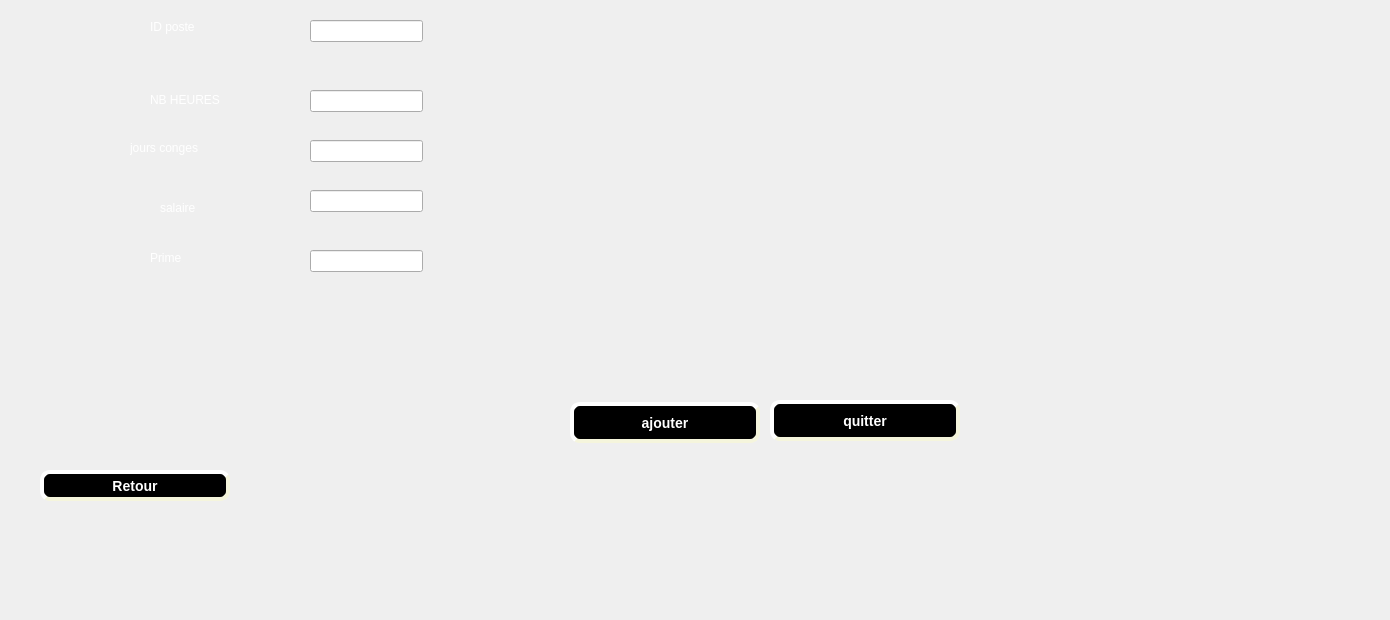
          <widget class="QWidget" name="tab_5">
           <attribute name="title">
            <string>ajouter</string>
           </attribute>
           <widget class="QLabel" name="label_id_2">
            <property name="geometry">
             <rect>
              <x>150</x>
              <y>20</y>
              <width>47</width>
              <height>14</height>
             </rect>
            </property>
            <property name="styleSheet">
             <string notr="true">color: rgb(255, 255, 255);</string>
            </property>
            <property name="text">
             <string>ID poste</string>
            </property>
           </widget>
           <widget class="QLabel" name="label_nom_2">
            <property name="geometry">
             <rect>
              <x>150</x>
              <y>90</y>
              <width>101</width>
              <height>20</height>
             </rect>
            </property>
            <property name="styleSheet">
             <string notr="true">color: rgb(255, 255, 255);</string>
            </property>
            <property name="text">
             <string>NB HEURES</string>
            </property>
           </widget>
           <widget class="QLabel" name="label_datenaissance_2">
            <property name="geometry">
             <rect>
              <x>130</x>
              <y>140</y>
              <width>121</width>
              <height>16</height>
             </rect>
            </property>
            <property name="styleSheet">
             <string notr="true">color: rgb(255, 255, 255);</string>
            </property>
            <property name="text">
             <string>jours conges</string>
            </property>
           </widget>
           <widget class="QLabel" name="ajout_label_2">
            <property name="geometry">
             <rect>
              <x>600</x>
              <y>30</y>
              <width>101</width>
              <height>71</height>
             </rect>
            </property>
            <property name="styleSheet">
             <string notr="true">
image: url(:/new/prefix1/img/ajout.png);</string>
            </property>
            <property name="text">
             <string/>
            </property>
            <property name="alignment">
             <set>Qt::AlignRight|Qt::AlignTrailing|Qt::AlignVCenter</set>
            </property>
           </widget>
           <widget class="QPushButton" name="ajouter_button_2">
            <property name="geometry">
             <rect>
              <x>570</x>
              <y>402</y>
              <width>190</width>
              <height>41</height>
             </rect>
            </property>
            <property name="styleSheet">
             <string notr="true">background-color: rgb(0, 0, 0);
color: rgb(255, 255, 255);
     border-style: outset;
     border-width: 4px;
     border-radius: 10px;
     border-color: beige;
     font: bold 14px;
     min-width: 10em;
     padding: 6px</string>
            </property>
            <property name="text">
             <string>ajouter</string>
            </property>
           </widget>
           <widget class="QLabel" name="label_tel_2">
            <property name="geometry">
             <rect>
              <x>160</x>
              <y>200</y>
              <width>71</width>
              <height>16</height>
             </rect>
            </property>
            <property name="styleSheet">
             <string notr="true">color: rgb(255, 255, 255);</string>
            </property>
            <property name="text">
             <string>salaire</string>
            </property>
           </widget>
           <widget class="QPushButton" name="retour_button_2">
            <property name="geometry">
             <rect>
              <x>40</x>
              <y>470</y>
              <width>190</width>
              <height>31</height>
             </rect>
            </property>
            <property name="styleSheet">
             <string notr="true">background-color: rgb(0, 0, 0);
color: rgb(255, 255, 255);
     border-style: outset;
     border-width: 4px;
     border-radius: 10px;
     border-color: beige;
     font: bold 14px;
     min-width: 10em;
     padding: 6px</string>
            </property>
            <property name="text">
             <string>Retour</string>
            </property>
           </widget>
           <widget class="QLabel" name="label_adresse_2">
            <property name="geometry">
             <rect>
              <x>150</x>
              <y>250</y>
              <width>101</width>
              <height>16</height>
             </rect>
            </property>
            <property name="styleSheet">
             <string notr="true">color: rgb(255, 255, 255);</string>
            </property>
            <property name="text">
             <string>Prime</string>
            </property>
           </widget>
           <widget class="QLineEdit" name="line_nbheures">
            <property name="geometry">
             <rect>
              <x>310</x>
              <y>90</y>
              <width>113</width>
              <height>22</height>
             </rect>
            </property>
            <property name="styleSheet">
             <string notr="true"/>
            </property>
           </widget>
           <widget class="QLineEdit" name="line_idposte">
            <property name="geometry">
             <rect>
              <x>310</x>
              <y>20</y>
              <width>113</width>
              <height>22</height>
             </rect>
            </property>
            <property name="styleSheet">
             <string notr="true"/>
            </property>
           </widget>
           <widget class="QLineEdit" name="linejourconges">
            <property name="geometry">
             <rect>
              <x>310</x>
              <y>140</y>
              <width>113</width>
              <height>22</height>
             </rect>
            </property>
            <property name="styleSheet">
             <string notr="true"/>
            </property>
           </widget>
           <widget class="QLineEdit" name="line_salaire">
            <property name="geometry">
             <rect>
              <x>310</x>
              <y>190</y>
              <width>113</width>
              <height>22</height>
             </rect>
            </property>
            <property name="styleSheet">
             <string notr="true"/>
            </property>
           </widget>
           <widget class="QLineEdit" name="line_prime">
            <property name="geometry">
             <rect>
              <x>310</x>
              <y>250</y>
              <width>113</width>
              <height>22</height>
             </rect>
            </property>
            <property name="styleSheet">
             <string notr="true"/>
            </property>
           </widget>
           <widget class="QPushButton" name="pushButton_4">
            <property name="geometry">
             <rect>
              <x>770</x>
              <y>400</y>
              <width>190</width>
              <height>41</height>
             </rect>
            </property>
            <property name="styleSheet">
             <string notr="true">background-color: rgb(0, 0, 0);
color: rgb(255, 255, 255);
     border-style: outset;
     border-width: 4px;
     border-radius: 10px;
     border-color: beige;
     font: bold 14px;
     min-width: 10em;
     padding: 6px</string>
            </property>
            <property name="text">
             <string>quitter</string>
            </property>
           </widget>
           <widget class="QLabel" name="label_86">
            <property name="geometry">
             <rect>
              <x>-160</x>
              <y>-30</y>
              <width>1381</width>
              <height>611</height>
             </rect>
            </property>
            <property name="text">
             <string/>
            </property>
            <property name="pixmap">
             <pixmap resource="image.qrc">:/panneau-clap-film-fond-rose-pour-equipement-tournage_9555-779.jpg</pixmap>
            </property>
            <property name="scaledContents">
             <bool>true</bool>
            </property>
           </widget>
           <zorder>label_86</zorder>
           <zorder>label_id_2</zorder>
           <zorder>label_nom_2</zorder>
           <zorder>label_datenaissance_2</zorder>
           <zorder>ajout_label_2</zorder>
           <zorder>ajouter_button_2</zorder>
           <zorder>label_tel_2</zorder>
           <zorder>retour_button_2</zorder>
           <zorder>label_adresse_2</zorder>
           <zorder>line_nbheures</zorder>
           <zorder>line_idposte</zorder>
           <zorder>linejourconges</zorder>
           <zorder>line_salaire</zorder>
           <zorder>line_prime</zorder>
           <zorder>pushButton_4</zorder>
          </widget>
